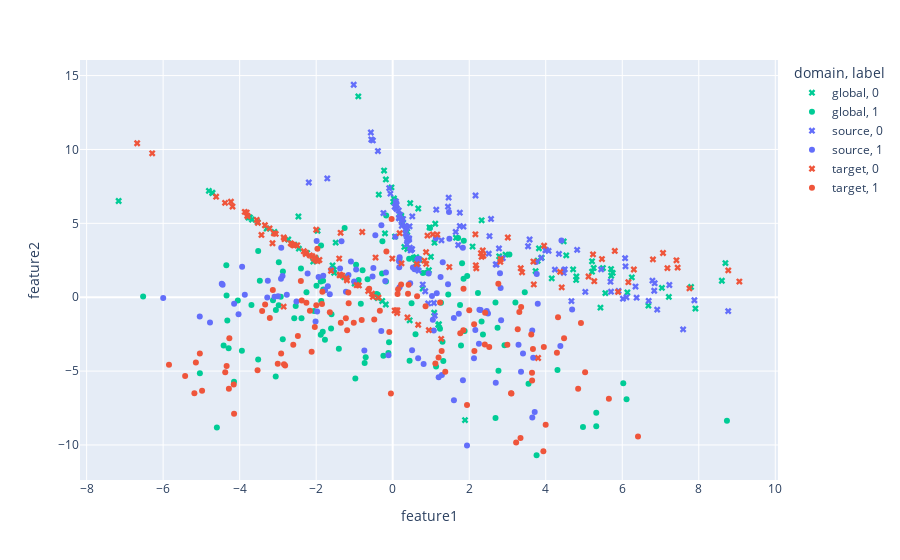

Write notebook code for a chart like this one.
### Code cell
# configure dataset generation
init_classification = dict(n_samples=1000, n_features=2, n_informative=2, n_repeated=0, n_redundant=0)
shifter = Shifter(n_domains=2, rot=.5, trans=1.5, scale=2)
selector = DomainSelector(n_global=200, n_source=200, n_target=200, n_domains_source=1, n_domains_target=1)
builder = ConceptShiftDataBuilder(init_classification, shifter, selector)

xg, yg, xs, ys, xt, yt = builder.generate()
visualize_shift2d_px(xg, yg, xs, ys, xt, yt)
